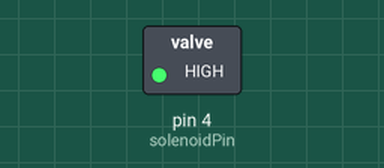
A sketch run on a simulated Arduino Uno, built with avr-gcc and run on an emulated ATmega328P. Parts: switched loads named in the sketch (green lamp = pin HIGH).

Above: at 2.5 s.
At 7.5 s:
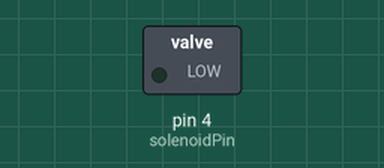
Timing chart, 0 to 13.0 s (numbered marks = the images above):
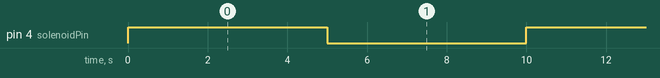

The sketch:

solenoidValveControl.ino
```cpp
int solenoidPin = 4;    //This is the output pin on the Arduino we are using

void setup() {
  // put your setup code here, to run once:
  pinMode(solenoidPin, OUTPUT);           //Sets the pin as an output
}

void loop() {
  // put your main code here, to run repeatedly:
  digitalWrite(solenoidPin, HIGH);    //Switch Solenoid ON
  delay(5000);                      //Wait 5 Seconds
  digitalWrite(solenoidPin, LOW);     //Switch Solenoid OFF
  delay(5000);                      //Wait 5 Seconds
}
```

Measured:
- by itself, pin 4 (solenoidPin): alternates HIGH for 5.0 s and LOW for 5.0 s
